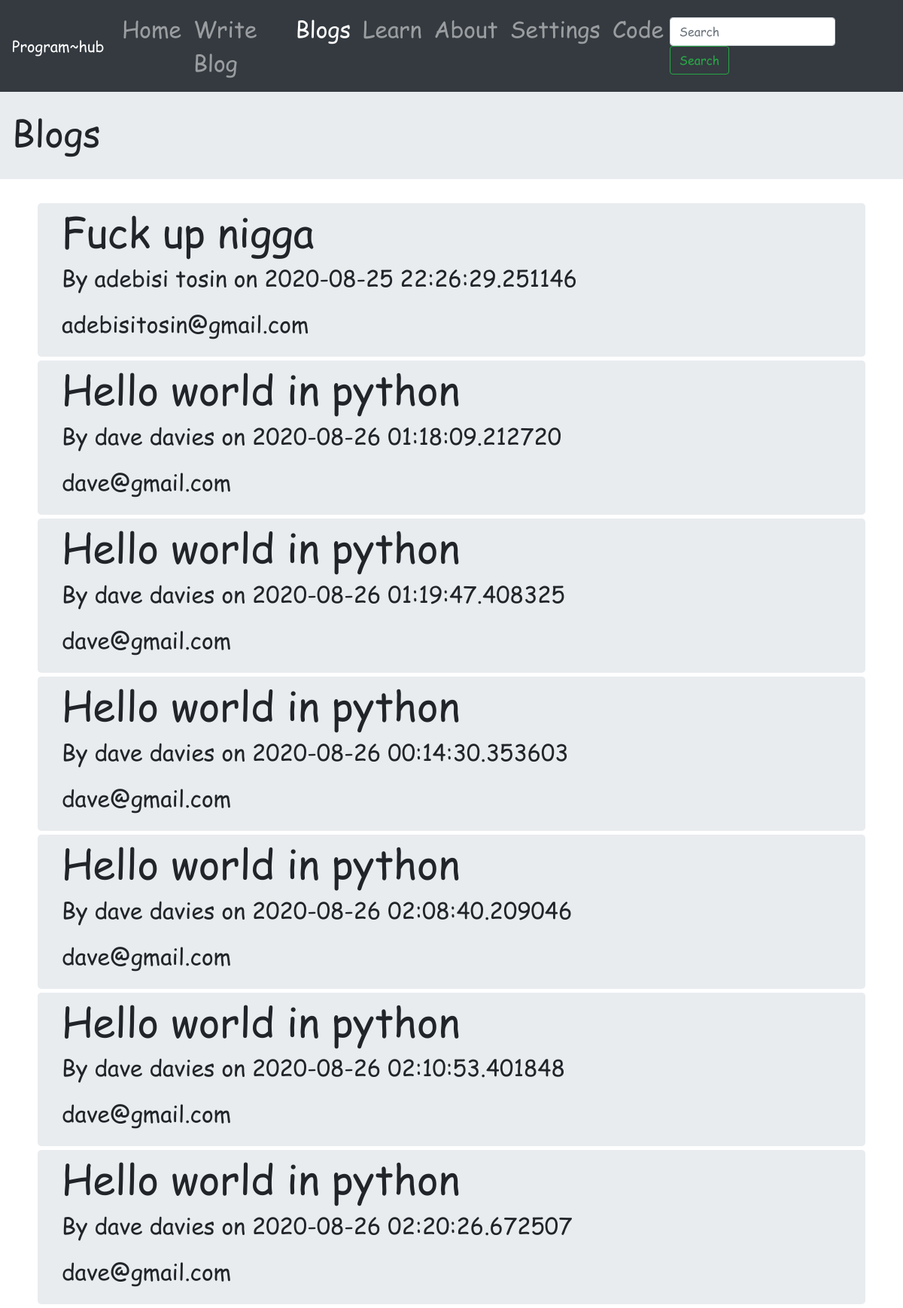
Screenshot of /blogs with the database file from the repository.
### models.py (models this page shows, shortened)
class Blog(db.Model):
    __tablename__ = 'valid_blogs'
    id = db.Column(db.Integer, primary_key=True)
    name = db.Column(db.String(120), nullable=False, unique=False)
    email = db.Column(db.String(35), nullable=False, unique=False)
    title=db.Column(db.String(255), nullable=False, unique=False)
    date = db.Column(db.DateTime, nullable=False, default=datetime.datetime.utcnow())
    content = db.Column(db.Text, nullable=False, unique=True)

### app.py (the view)
@app.route('/blogs', methods=['POST', 'GET'])
def blogs():
    if request.method == 'POST':
        v = json.loads(request.form['num'])
        time.sleep(5)
        blog = TempBlog.query.get(v['num']) if v['admin'] == 'True' else Blog.query.get(v['num'])
        return jsonify(
            {'id': blog.id, 'title': blog.title, 'name': blog.name, 'email': blog.email, 'date': blog.date,
             'content': blog.content})
    else:
        blogs = Blog.query.all()
        return render_template('blogs.html', blogs=blogs, admin=False, bl='active')

### templates/blogs.html (shortened to what this page needs)
{% extends 'base.html' %}
{% block style %}
<link rel="stylesheet" href="{{url_for('static',filename='styles/blogs.css')}}"> {% endblock %}
{% block search_form %}
<form class="form-inline" action="{{url_for('search')}}">
  <input class="form-control mr-sm-2" type="search" placeholder="Search" aria-label="Search">
  <button class="btn btn-outline-success my-2 my-sm-0" type="submit">Search</button>
</form>
{% endblock %}
{% block body %}
<div class="jumbotron flex justify-content-center align-items-center jumbotron-fluid hd">
    <h3>Blogs</h3>
</div>
<div class="container">
    {% for blog in blogs %}
    <div class="jumbotron flex justify-content-center align-items-center per-blog div-blog " id="blog-{{blog['id']}}" data-toggle="modal"
                                                                        data-target="#exampleModalCenter" data-blog="{{blog['id']}}" >
        <h2 class="title">{{blog['title'] | safe }}</h2>
        <p>By {{blog['name']}} on {{blog['date']}} </p>
        <p>{{blog['email']}}</p>
    </div>
    {% endfor %}
</div>
{% endblock %}

### templates/base.html (shortened to what this page needs)
<!DOCTYPE html>
<html lang="en">
<head>
  <link rel="stylesheet" href="{{url_for('static',filename='bootstrap/bootstrap.min.css')}}">
  <link rel="stylesheet" href="{{url_for('static',filename='styles/base.css')}}">
  {% block style %} {% endblock %}
</head>
<body>
  <div id="container" class="container-full-bg" width="100%">
    <nav class="navbar navbar-expand-lg navbar-dark bg-dark">
      <a class="navbar-brand" href="{{url_for('home')}}">Program~hub</a>
      <div class="collapse navbar-collapse" id="navbarColor01">
        <ul class="navbar-nav mr-auto">
          <li class="nav-item {{h}}">
            <a class="nav-link" href="{{url_for('home')}}">Home</a>
          </li>
          <li class="nav-item {{b}}">
            <a class="nav-link" href="{{url_for('blog')}}">Write Blog</a>
          </li>
          <li class="nav-item {{bl}}">
            <a class="nav-link" href="{{url_for('blogs')}}">Blogs</a>
          </li>
          <li class="nav-item {{l}}">
            <a class="nav-link" href="{{url_for('about')}}">Learn</a>
          </li>
          <li class="nav-item {{a}}">
            <a class="nav-link" href="{{url_for('about')}}">About</a>
          </li>
          <li class="nav-item {{s}}">
            <a class="nav-link" href="{{url_for('about')}}">Settings</a>
          </li>
          <li class="nav-item {{c}}">
            <a class="nav-link" href="{{url_for('code')}}">Code</a>
          </li>
        </ul>
        {% block search_form %}
        {% endblock %}
      </div>
    </nav>
    {% block body %}
    {% endblock %}
  </div>
</body>
</html>

### static/styles/base.css (style rules this page uses)
body * { font-family: Comic Sans Ms; font-size:2.0vw; }
p { font-size:2.0vw; }
h2 { font-size: 4.5vw; }
h3 { font-size: 4.0vw; }
#container { margin:none; height:100%; }

### static/styles/blogs.css (style rules this page uses)
.hd { height: 5%; min-height: 5%; padding-top: 25px; padding-bottom: 25px; padding-left: 16px; }
.per-blog { margin: 5px; padding-top:5px; padding-bottom:5px; }
.per-blog>ul,a,p { font-size: 2.5vw; }

### rows the page displays
Blog: title "Fuck up nigga", name "adebisi tosin", date "2020-08-25 22:26:29.251146", email "adebisitosin@gmail.com"
Blog: title "Hello world in python", name "dave davies", date "2020-08-26 01:18:09.212720", email "dave@gmail.com"
Blog: title "Hello world in python", name "dave davies", date "2020-08-26 01:19:47.408325", email "dave@gmail.com"
Blog: title "Hello world in python", name "dave davies", date "2020-08-26 00:14:30.353603", email "dave@gmail.com"
Blog: title "Hello world in python", name "dave davies", date "2020-08-26 02:08:40.209046", email "dave@gmail.com"
Blog: title "Hello world in python", name "dave davies", date "2020-08-26 02:10:53.401848", email "dave@gmail.com"
Blog: title "Hello world in python", name "dave davies", date "2020-08-26 02:20:26.672507", email "dave@gmail.com"
